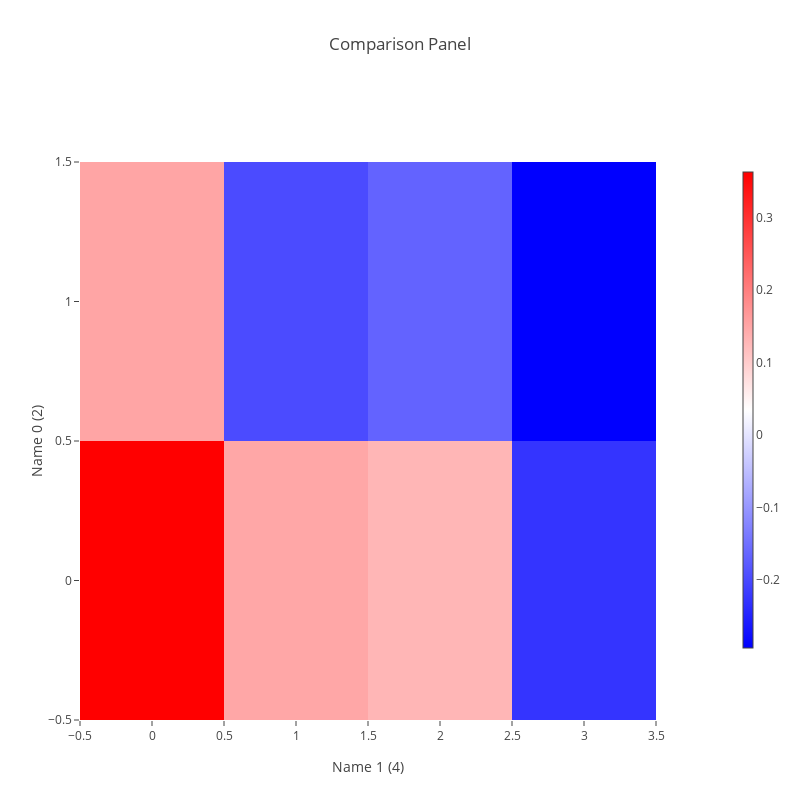
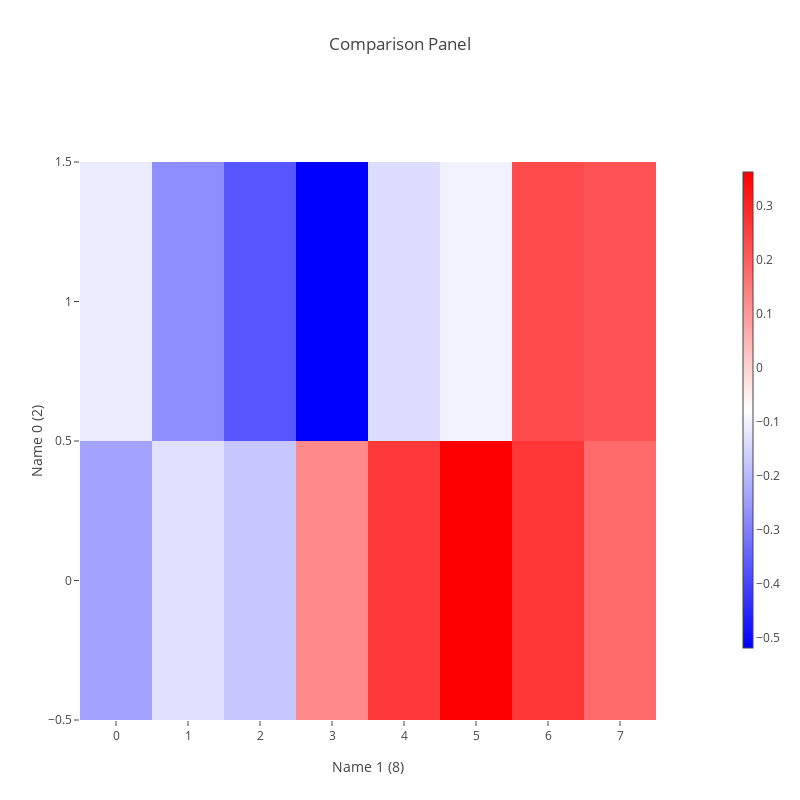

Here is the notebook cell these charts were saved with, in order:
### Code cell
from match.make_comparison_panel import make_comparison_panel


_2d_array_0 = np.random.random_sample(size=(
    8,
    2,
))

_2d_array_1 = np.random.random_sample(size=(
    8,
    4,
))

comparison = make_comparison_panel(
    _2d_array_0,
    _2d_array_1,
    name_0='Name 0',
    name_1='Name 1',
)

_2d_array_0 = np.random.random_sample(size=(
    2,
    16,
))

_2d_array_1 = np.random.random_sample(size=(
    8,
    16,
))

comparison = make_comparison_panel(
    _2d_array_0,
    _2d_array_1,
    axis=1,
    name_0='Name 0',
    name_1='Name 1',
)

### Figure 1 — Plotly figure (JSON) as saved in the notebook; plotly's stock layout.template omitted (floating-point values rounded to 4 significant figures; data arrays with more than 128 entries replaced by an {"elided": "..."} marker saying what was removed)
{"data": [{"colorbar": {"len": 0.8, "thickness": 10}, "colorscale": {"elided": "256x2 mixed values"}, "type": "heatmap", "uid": "75595a5e-71c6-45ff-bc10-524840f684f2", "z": [[0.3634, 0.1485, 0.129, -0.2264], [0.151, -0.1977, -0.1665, -0.2941]]}], "layout": {"height": 800, "title": "Comparison Panel", "width": 800, "xaxis": {"domain": [0, 0.9], "showgrid": false, "showticklabels": true, "title": "Name 1 (4)", "zeroline": false}, "xaxis2": {"domain": [0.92, 1], "showgrid": false, "showticklabels": false, "ticks": "", "zeroline": false}, "yaxis": {"domain": [0, 0.9], "showgrid": false, "showticklabels": true, "title": "Name 0 (2)", "zeroline": false}, "yaxis2": {"domain": [0.92, 1], "showgrid": false, "showticklabels": false, "ticks": "", "zeroline": false}}}

### Figure 2 — Plotly figure (JSON) as saved in the notebook; plotly's stock layout.template omitted (floating-point values rounded to 4 significant figures; data arrays with more than 128 entries replaced by an {"elided": "..."} marker saying what was removed)
{"data": [{"colorbar": {"len": 0.8, "thickness": 10}, "colorscale": {"elided": "256x2 mixed values"}, "type": "heatmap", "uid": "7837b24b-9d67-436a-86a8-e67c3cd4d112", "z": [[-0.2364, -0.1318, -0.1745, 0.1243, 0.2641, 0.3632, 0.2692, 0.1798], [-0.1116, -0.273, -0.3711, -0.519, -0.1367, -0.1014, 0.233, 0.2196]]}], "layout": {"height": 800, "title": "Comparison Panel", "width": 800, "xaxis": {"domain": [0, 0.9], "showgrid": false, "showticklabels": true, "title": "Name 1 (8)", "zeroline": false}, "xaxis2": {"domain": [0.92, 1], "showgrid": false, "showticklabels": false, "ticks": "", "zeroline": false}, "yaxis": {"domain": [0, 0.9], "showgrid": false, "showticklabels": true, "title": "Name 0 (2)", "zeroline": false}, "yaxis2": {"domain": [0.92, 1], "showgrid": false, "showticklabels": false, "ticks": "", "zeroline": false}}}
